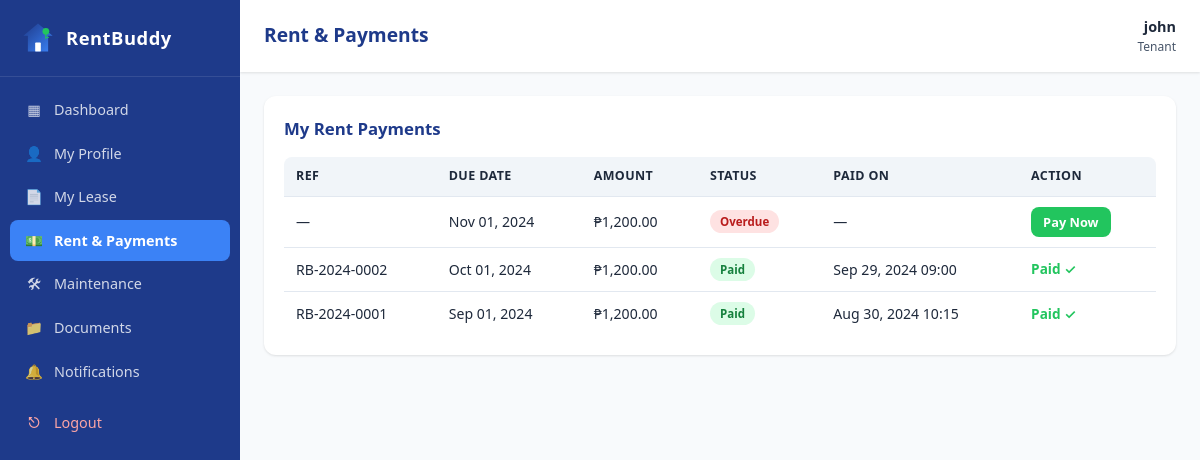
The page /tenant/payments.php (signed in) on the database its author committed.
### tables this page shows
CREATE TABLE `rent_payments` (
  `id` int(11) NOT NULL,
  `tenant_id` int(11) NOT NULL,
  `lease_id` int(11) DEFAULT NULL,
  `amount` decimal(10,2) NOT NULL,
  `due_date` date NOT NULL,
  `payment_date` datetime DEFAULT NULL,
  `submitted_at` datetime DEFAULT NULL,
  `verified_by` varchar(100) DEFAULT NULL,
  `payment_method` varchar(50) DEFAULT 'demo',
  `reference_no` varchar(50) DEFAULT NULL,
  `transaction_ref` varchar(100) DEFAULT NULL,
  `status` enum('paid','unpaid','pending','overdue') DEFAULT 'unpaid',
  `notes` text DEFAULT NULL,
  `created_at` timestamp NOT NULL DEFAULT current_timestamp()
);

### tenant/payments.php (the view, shortened to what this page needs)
<?php
require_once __DIR__ . '/../includes/auth.php';
$uid = current_user()['tenant_id'];
$payments = $pdo->prepare("SELECT * FROM rent_payments WHERE tenant_id=? ORDER BY due_date DESC");
$payments->execute([$uid]);
$payments = $payments->fetchAll();
include __DIR__ . '/../includes/header.php';
?>
<div class="card">
    <div class="card-header"><h3>My Rent Payments</h3></div>
    <div class="table-wrap">
        <table>
            <thead><tr><th>Ref</th><th>Due Date</th><th>Amount</th><th>Status</th><th>Paid On</th><th>Action</th></tr></thead>
            <tbody>
            <?php foreach ($payments as $p): ?>
                <tr>
                    <td><?= e($p['reference_no'] ?? '—') ?></td>
                    <td><?= date('M d, Y', strtotime($p['due_date'])) ?></td>
                    <td>₱<?= number_format($p['amount'], 2) ?></td>
                    <td><?= status_badge($p['status']) ?></td>
                    <td><?= $p['payment_date'] ? date('M d, Y H:i', strtotime($p['payment_date'])) : '—' ?></td>
                    <td>
                        <?php if (in_array($p['status'], ['unpaid','pending','overdue'])): ?>
                            <button class="btn btn-sm btn-success"
                                    data-modal-open="modalPay<?= $p['id'] ?>">Pay Now</button>
                        <?php else: ?>
                            <span style="color:var(--green);font-size:.85rem; font-weight: 600;">Paid ✓</span>
                        <?php endif; ?>
                    </td>
                </tr>
            <?php endforeach; ?>
            </tbody>
        </table>
    </div>
</div>
<?php include __DIR__ . '/../includes/footer.php'; ?>

### includes/functions.php (shortened to what this page needs)
<?php
function e($str) {
    return htmlspecialchars($str ?? '', ENT_QUOTES, 'UTF-8');
}
function status_badge($status) {
    $map = [
        'paid'         => 'badge-green',
        'unpaid'       => 'badge-gray',
        'pending'      => 'badge-yellow',
        'overdue'      => 'badge-red',
        'active'       => 'badge-green',
        'expiring'     => 'badge-yellow',
        'expired'      => 'badge-red',
        'terminated'   => 'badge-gray',
        'submitted'    => 'badge-blue',
        'under_review' => 'badge-yellow',
        'in_progress'  => 'badge-blue',
        'completed'    => 'badge-green',
        'cancelled'    => 'badge-gray',
        'available'    => 'badge-green',
        'occupied'     => 'badge-blue',
        'maintenance'  => 'badge-yellow',
        'low'          => 'badge-gray',
        'medium'       => 'badge-yellow',
        'high'         => 'badge-red',
        'urgent'       => 'badge-red',
        'upcoming'     => 'badge-green',
        'due'          => 'badge-yellow',
        'contract'     => 'badge-blue',
        'lease'        => 'badge-blue',
        'receipt'      => 'badge-green',
        'other'        => 'badge-gray',
        'info'         => 'badge-blue',
        'success'      => 'badge-green',
    ];
    $cls = $map[$status] ?? 'badge-gray';
    return '<span class="badge ' . $cls . '">' . e(ucwords(str_replace('_', ' ', $status))) . '</span>';
}

### assets/css/style.css (style rules this page uses)
:root { --navy: #1e3a8a; --navy-dark: #172554; --blue: #3b82f6; --blue-light: #dbeafe; --green: #22c55e; --green-light: #dcfce7; --red: #ef4444; --red-light: #fee2e2; --yellow: #f59e0b; --yellow-light: #fef3c7; --gray-50: #f8fafc; --gray-100: #f1f5f9; --gray-200: #e2e8f0; --gray-300: #cbd5e1; --gray-600: #475569; --gray-800: #1e293b; --white: #ffffff; --radius: 12px; --radius-sm: 8px; --shadow: 0 1px 3px rgba(0,0,0,.08), 0 1px 2px rgba(0,0,0,.04); --shadow-lg: 0 10px 25px rgba(30,58,138,.12); --font: 'Segoe UI', system-ui, -apple-system, Roboto, sans-serif; }
* { box-sizing: border-box; margin: 0; padding: 0; }
html, body { height: 100%; }
body { font-family: var(--font); background: var(--gray-50); color: var(--gray-800); line-height: 1.5; -webkit-font-smoothing: antialiased; }
.btn { display: inline-flex; align-items: center; justify-content: center; gap: 6px; padding: 10px 18px; border: none; border-radius: var(--radius-sm); font-size: .9rem; font-weight: 600; cursor: pointer; transition: all .2s; font-family: inherit; text-decoration: none; }
.btn-success { background: var(--green); color: #fff; }
.btn-sm { padding: 6px 12px; font-size: .8rem; }
.card { background: var(--white); border-radius: var(--radius); box-shadow: var(--shadow); padding: 20px; margin-bottom: 20px; }
.card-header { display: flex; align-items: center; justify-content: space-between; margin-bottom: 16px; flex-wrap: wrap; gap: 10px; }
.card-header h3 { font-size: 1.05rem; color: var(--navy); }
.table-wrap { overflow-x: auto; border-radius: var(--radius-sm); }
table { width: 100%; border-collapse: collapse; font-size: .88rem; }
th, td { padding: 10px 12px; text-align: left; border-bottom: 1px solid var(--gray-200); }
th { background: var(--gray-100); font-weight: 600; color: var(--gray-800); font-size: .78rem; text-transform: uppercase; letter-spacing: .4px; white-space: nowrap; }
tbody tr:last-child td { border-bottom: none; }
.badge { display: inline-block; padding: 3px 10px; border-radius: 999px; font-size: .72rem; font-weight: 600; white-space: nowrap; }
.badge-green { background: var(--green-light); color: #15803d; }
.badge-red { background: var(--red-light); color: #b91c1c; }

### rows shown on the page
rent_payments: reference_no "—", due_date "Nov 01, 2024", amount "1,200.00", status "Overdue"
rent_payments: reference_no "RB-2024-0002", due_date "Oct 01, 2024", amount "1,200.00", status "Paid", payment_date "Sep 29, 2024 09:00", shows "Paid ✓"
rent_payments: reference_no "RB-2024-0001", due_date "Sep 01, 2024", amount "1,200.00", status "Paid", payment_date "Aug 30, 2024 10:15", shows "Paid ✓"

### other values the page prints
$page_title "Rent & Payments"
$user['username'] "john"
$user['role'] "Tenant"
